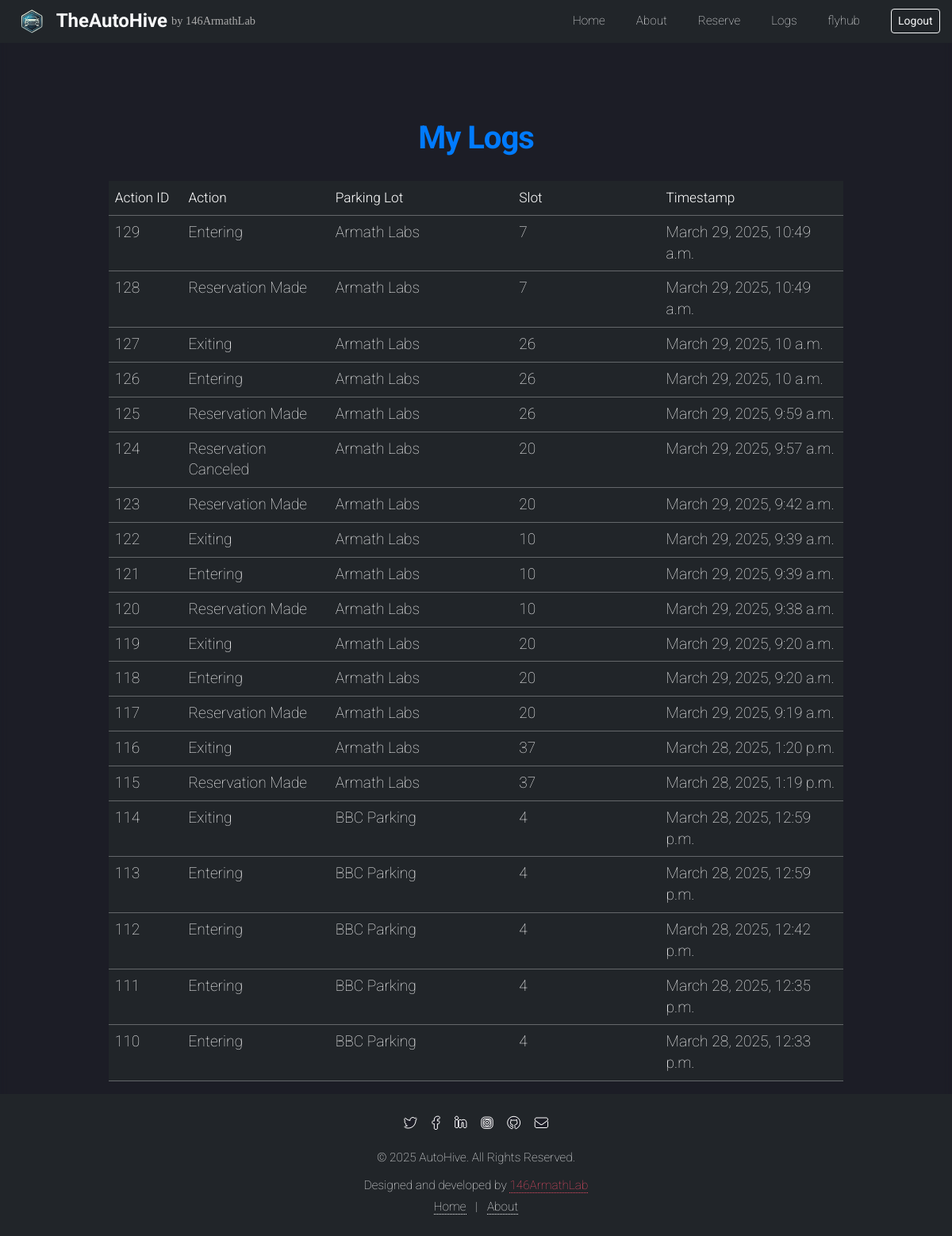
Page /logs/ (signed in) on the committed database.
### user/models.py (models this page shows, shortened)
class ReservationLog(models.Model):
    action = models.CharField(max_length=255)
    user = models.ForeignKey(User, on_delete=models.CASCADE)
    parking_lot = models.ForeignKey(ParkingPlace, on_delete=models.CASCADE, null=True, blank=True)
    slot = models.ForeignKey(Slot, on_delete=models.CASCADE, null=True, blank=True)
    timestamp = models.DateTimeField(auto_now_add=True)
    qr_content = models.TextField(null=True, blank=True)
    start_time = models.DateTimeField(null=True, blank=True)
    end_time = models.DateTimeField(null=True, blank=True)

class ParkingPlace(models.Model):
    name = models.CharField(max_length=255, unique=True)
    unique_id = models.CharField(max_length=100, unique=True)
    address = models.TextField()
    max_slots = models.IntegerField()
    reserved_slots = models.IntegerField(default=0)
    unavailable_days = models.JSONField(default=list)  # Stores an array of unavailable days
    is_active = models.BooleanField(default=True)

class Slot(models.Model):
    parking_place = models.ForeignKey(ParkingPlace, related_name='slots', on_delete=models.CASCADE)
    slot_number = models.IntegerField()
    is_reserved = models.BooleanField(default=False)

### user/views.py (the view)
# urls.py: path('logs/', user_view.user_logs, name='user_logs'),
@login_required
def user_logs(request):
    logs = ReservationLog.objects.filter(user=request.user).order_by('-timestamp')[:20]
    return render(request, 'user/logs.html', {'logs': logs})

### user/templates/user/logs.html
{% extends "user/base_simple.html" %}
{% block content %}
<div class="container mt-5">
    <h2 class="text-center mb-4" style="font-weight: bold; font-size: 2.5rem; color: #007bff;">My Logs</h2>
    {% if user.is_authenticated %}
    <div class="table-responsive">
        <table class="table table-dark table-hover table-bordered" style="font-size: 1.2rem;">
            <thead class="thead-dark">
                <tr>
                    <th style="width: 10%;">Action ID</th>
                    <th style="width: 20%;">Action</th>
                    <th style="width: 25%;">Parking Lot</th>
                    <th style="width: 20%;">Slot</th>
                    <th style="width: 25%;">Timestamp</th>
                </tr>
            </thead>
            <tbody>
                {% for log in logs %}
                <tr>
                    <td>{{ log.id }}</td>
                    <td>{{ log.action }}</td>
                    <td>{% if log.parking_lot %}{{ log.parking_lot.name }}{% else %}N/A{% endif %}</td>
                    <td>{% if log.slot %}{{ log.slot.slot_number }}{% else %}N/A{% endif %}</td>
                    <td>{{ log.timestamp }}</td>
                </tr>
                {% empty %}
                <tr>
                    <td colspan="5" class="text-center" style="font-size: 1.5rem;">No logs available.</td>
                </tr>
                {% endfor %}
            </tbody>
        </table>
    </div>
    {% else %}
    <div class="alert alert-warning text-center" style="font-size: 1.5rem;">
        <p>Please <a href="{% url 'login' %}" style="color: #007bff; text-decoration: none;">log in</a> or <a href="{% url 'register' %}" style="color: #007bff; text-decoration: none;">sign up</a> to view your logs.</p>
    </div>
    {% endif %}
</div>
{% endblock content %}

### user/templates/user/base_simple.html (shortened to what this page needs)
{% load static %}
{% load crispy_forms_tags %}
<!DOCTYPE html>
<html lang="en">
<head>
    <link href="https://cdn.jsdelivr.net/npm/bootstrap@5.3.0-alpha1/dist/css/bootstrap.min.css" rel="stylesheet">
    <link rel="stylesheet" href="https://cdnjs.cloudflare.com/ajax/libs/font-awesome/6.5.1/css/all.min.css">
    <link rel="stylesheet" type="text/css" href="{% static 'assets/css/main.css' %}" />
</head>
<body class="is-preload landing">
    <div id="page-wrapper">
        <header id="header" class="bg-dark">
            <div class="container d-flex justify-content-between align-items-center">
                <h1 id="logo" class="d-flex align-items-center justify-content-center mb-0">
                    <img src="{% static 'images/logo.png' %}" alt="Logo" class="img-fluid" style="height: 40px; margin-right: 10px;">
                    <a href="{% url 'index' %}" class="text-decoration-none text-light fw-bold" style="font-size: 1.5rem; "> TheAutoHive</a>
                    <span style="font-family:cursive;"><a href="https://www.facebook.com/share/15xZmaBcmA/" target="_blank" rel="noopener noreferrer">by 146ArmathLab</a></span>
                </h1>
                <nav id="nav">
                    <ul class="d-flex list-unstyled mb-0">
                        <li class="me-3"><a href="{% url 'index' %}" class="text-light text-decoration-none">Home</a></li>
                        <li class="me-3"><a href="{% url 'about' %}" class="text-light text-decoration-none">About</a></li>
                        {% if user.is_authenticated %}
                        <li class="me-3"><a href="{% url 'parking_reservation' %}" class="text-light text-decoration-none">Reserve</a></li>
                        <li class="me-3"><a href="{% url 'user_logs' %}" class="text-light text-decoration-none">Logs</a></li>
                        <li class="me-3"><a href="{% url 'account' %}" class="text-light text-decoration-none">{{ user.username }}</a></li>
                        <li>
                            <form action="{% url 'logout' %}" method="post" style="display: inline;">
                                <button type="submit" class="btn btn-outline-light btn-sm">
                                    Logout
                                </button>
                            </form>
                        </li>
                        {% else %}
                        <li class="me-3"><a href="{% url 'register' %}" class="text-light text-decoration-none">Sign Up</a></li>
                        <li><a href="{% url 'login' %}" class="text-light text-decoration-none">Log In</a></li>
                        {% endif %}
                    </ul>
                </nav>
            </div>
        </header>
        <div class="container mt-5 pt-5">
            {% block content %}{% endblock content %}
        </div>
    </div>
    <footer id="footer" class="text-center bg-dark text-light py-4">
        <div class="container">
            <div class="footer-icons mb-3">
                <a href="#" class="icon brands alt fa-twitter mx-2" title="Twitter"><span class="label">Twitter</span></a>
                <a href="https://www.facebook.com/share/15xZmaBcmA/" target="_blank" rel="noopener noreferrer" class="icon brands alt fa-facebook-f mx-2" title="Facebook"><span class="label">Facebook</span></a>
                <a href="#" class="icon brands alt fa-linkedin-in mx-2" title="LinkedIn"><span class="label">LinkedIn</span></a>
                <a href="#" class="icon brands alt fa-instagram mx-2" title="Instagram"><span class="label">Instagram</span></a>
                <a href="#" class="icon brands alt fa-github mx-2" title="GitHub"><span class="label">GitHub</span></a>
                <a href="#" class="icon solid alt fa-envelope mx-2" title="Email"><span class="label">Email</span></a>
            </div>
            <p class="mb-2">&copy; 2025 AutoHive. All Rights Reserved.</p>
            <p class="mb-0">Designed and developed by <a target="_blank" rel="noopener noreferrer" href="https://www.facebook.com/share/15xZmaBcmA/" >146ArmathLab</a></p>
            <p class="mb-0">
                <a href="{% url 'index' %}" class="text-light text-decoration-none mx-2">Home</a> |
                <a href="{% url 'about' %}" class="text-light text-decoration-none mx-2">About</a>
            </p>
        </div>
    </footer>
</body>
</html>

### rows in the picture
ReservationLog: id "129", action "Entering", parking_lot.name "Armath Labs", slot.slot_number "7", timestamp "March 29, 2025, 10:49 a.m."
ReservationLog: id "128", action "Reservation Made", parking_lot.name "Armath Labs", slot.slot_number "7", timestamp "March 29, 2025, 10:49 a.m."
ReservationLog: id "127", action "Exiting", parking_lot.name "Armath Labs", slot.slot_number "26", timestamp "March 29, 2025, 10 a.m."
ReservationLog: id "126", action "Entering", parking_lot.name "Armath Labs", slot.slot_number "26", timestamp "March 29, 2025, 10 a.m."
ReservationLog: id "125", action "Reservation Made", parking_lot.name "Armath Labs", slot.slot_number "26", timestamp "March 29, 2025, 9:59 a.m."
ReservationLog: id "124", action "Reservation Canceled", parking_lot.name "Armath Labs", slot.slot_number "20", timestamp "March 29, 2025, 9:57 a.m."
ReservationLog: id "123", action "Reservation Made", parking_lot.name "Armath Labs", slot.slot_number "20", timestamp "March 29, 2025, 9:42 a.m."
ReservationLog: id "122", action "Exiting", parking_lot.name "Armath Labs", slot.slot_number "10", timestamp "March 29, 2025, 9:39 a.m."
ReservationLog: id "121", action "Entering", parking_lot.name "Armath Labs", slot.slot_number "10", timestamp "March 29, 2025, 9:39 a.m."
ReservationLog: id "120", action "Reservation Made", parking_lot.name "Armath Labs", slot.slot_number "10", timestamp "March 29, 2025, 9:38 a.m."
ReservationLog: id "119", action "Exiting", parking_lot.name "Armath Labs", slot.slot_number "20", timestamp "March 29, 2025, 9:20 a.m."
ReservationLog: id "118", action "Entering", parking_lot.name "Armath Labs", slot.slot_number "20", timestamp "March 29, 2025, 9:20 a.m."
ReservationLog: id "117", action "Reservation Made", parking_lot.name "Armath Labs", slot.slot_number "20", timestamp "March 29, 2025, 9:19 a.m."
ReservationLog: id "116", action "Exiting", parking_lot.name "Armath Labs", slot.slot_number "37", timestamp "March 28, 2025, 1:20 p.m."
ReservationLog: id "115", action "Reservation Made", parking_lot.name "Armath Labs", slot.slot_number "37", timestamp "March 28, 2025, 1:19 p.m."
ReservationLog: id "114", action "Exiting", parking_lot.name "BBC Parking", slot.slot_number "4", timestamp "March 28, 2025, 12:59 p.m."
ReservationLog: id "113", action "Entering", parking_lot.name "BBC Parking", slot.slot_number "4", timestamp "March 28, 2025, 12:59 p.m."
ReservationLog: id "112", action "Entering", parking_lot.name "BBC Parking", slot.slot_number "4", timestamp "March 28, 2025, 12:42 p.m."
ReservationLog: id "111", action "Entering", parking_lot.name "BBC Parking", slot.slot_number "4", timestamp "March 28, 2025, 12:35 p.m."
ReservationLog: id "110", action "Entering", parking_lot.name "BBC Parking", slot.slot_number "4", timestamp "March 28, 2025, 12:33 p.m."

### other values in the picture
{{ user.username }} "flyhub"
